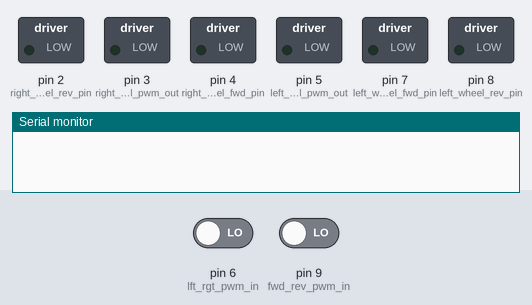
Recording of a program running on a simulated Arduino Nano, built with avr-gcc and run on an emulated ATmega328P. Shown: switched loads named in the program (green lamp = pin HIGH), the last lines printed to the serial monitor. Inputs (shaded band) come from the test bench; at power-on: pin 6 (lft_rgt_pwm_in) LOW, pin 9 (fwd_rev_pwm_in) LOW.

Above: at 0.1 s.
At 2.1 s:
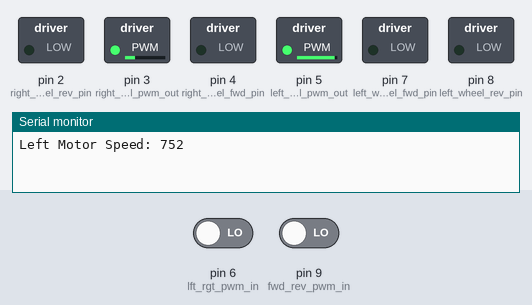
Timing chart, 0 to 3.6 s (numbered marks = the images above):
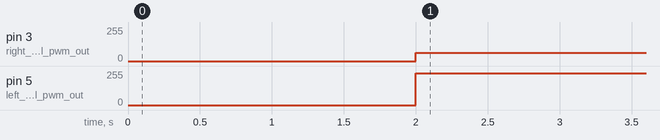

Measured:
- by itself, pin 3 (right_wheel_pwm_out): 0/255 → 63/255 at 2.0 s
- by itself, pin 5 (left_wheel_pwm_out): 0/255 → 240/255 at 2.0 s

The program:

main.cpp
```cpp
#include <Arduino.h>
// throttle channel 3 on pin 10
const int fwd_rev_pwm_in = 9;  // Input pin for PWM signal from RC receiver
const int lft_rgt_pwm_in = 6;  // Input pin for PWM signal from RC receiver
const int left_wheel_fwd_pin = 7;     // Output pin for DC motor
const int left_wheel_rev_pin = 8;     // Output pin for DC motor
const int right_wheel_fwd_pin = 4;     // Output pin for DC motor
const int right_wheel_rev_pin = 2;     // Output pin for DC motor
const int right_wheel_pwm_out = 3;     // Output pin for DC motor
const int left_wheel_pwm_out = 5;     // Output pin for DC motor

void setup() {
  pinMode(fwd_rev_pwm_in, INPUT);     // Set the PWM input pin as an input
  pinMode(lft_rgt_pwm_in, INPUT);     // Set the PWM input pin as an input

  pinMode(left_wheel_fwd_pin, OUTPUT);       // Set the motor pin as an output
  pinMode(left_wheel_rev_pin, OUTPUT);       // Set the motor pin as an output

  pinMode(right_wheel_fwd_pin, OUTPUT);       // Set the motor pin as an output
  pinMode(right_wheel_rev_pin, OUTPUT);       // Set the motor pin as an output

  pinMode(right_wheel_pwm_out, OUTPUT);       // Set the motor pin as an output
  pinMode(left_wheel_pwm_out, OUTPUT);       // Set the motor pin as an output


  Serial.begin(9600); // Initialize serial communication at 9600 baud rate
}

void loop() {

  // Grab the input pwm signals
  int fwd_rev_pwmValue = pulseIn(fwd_rev_pwm_in, HIGH);  // Read the PWM signal
  // Serial.print("fwd_rev_PWM: ");
  // Serial.println(fwd_rev_pwmValue);

  int lft_rgt_pwmValue = pulseIn(lft_rgt_pwm_in, HIGH);  // Read the PWM signal
  // Serial.print("lft_rgt_PWM: ");
  // Serial.println(lft_rgt_pwmValue);

  int motorSpeed = map(fwd_rev_pwmValue, 990, 1992, 0, 255); // Map the PWM value to motor speed
  // Serial.print("Motor Speed: ");
  // Serial.println(motorSpeed);

  if (motorSpeed < 125) {
    motorSpeed = 125 - motorSpeed;
  }
  else if (motorSpeed > 130) {
    motorSpeed = motorSpeed - 130;
  }
  else{
    motorSpeed = 0;
  }

  motorSpeed = motorSpeed * 2;
  int left_motorSpeed = motorSpeed;
  int right_motorSpeed = motorSpeed;

  // Calculate left and right pwm
  int turn_motorSpeed = map(lft_rgt_pwmValue, 980, 2000, 0, 255); // Map the PWM value to motor speed

  if (turn_motorSpeed < 125) {
    right_motorSpeed = motorSpeed * (float)((float)turn_motorSpeed  / 125);
  }
  else if (turn_motorSpeed > 130) {
    left_motorSpeed = motorSpeed * (float)(130  / (float)turn_motorSpeed);
  }
  else{
    right_motorSpeed = motorSpeed;
    left_motorSpeed = motorSpeed;
  }

  Serial.print("Left Motor Speed: ");
  Serial.println(left_motorSpeed);
  // Serial.print("Right Motor Speed: ");
  // Serial.println(right_motorSpeed);


  // Serial.print("Turn Motor Speed: ");
  // Serial.println(turn_motorSpeed);


  // Calculate left and right motor speed


  if (motorSpeed < 125) {
    // // Turn left
    analogWrite(left_wheel_pwm_out, left_motorSpeed); // Set the motor speed
    analogWrite(right_wheel_pwm_out, right_motorSpeed ); // Set the motor speed
  }
  else if (motorSpeed > 130) {
    // // Turn right
    analogWrite(left_wheel_pwm_out, left_motorSpeed ); // Set the motor speed
    analogWrite(right_wheel_pwm_out, right_motorSpeed); // Set the motor speed
  }
  else{
    motorSpeed = 0;
    analogWrite(left_wheel_pwm_out, motorSpeed); // Set the motor speed
    analogWrite(right_wheel_pwm_out, motorSpeed); // Set the motor speed
  }

}
```
